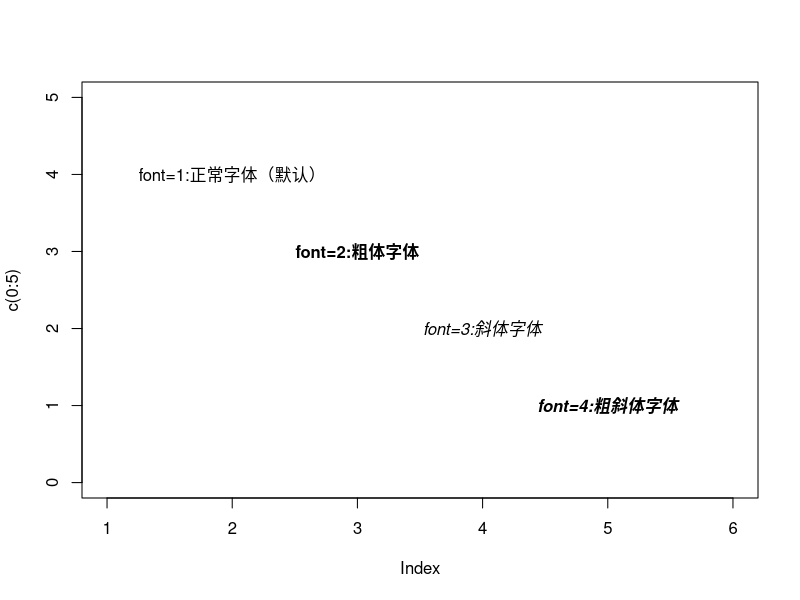
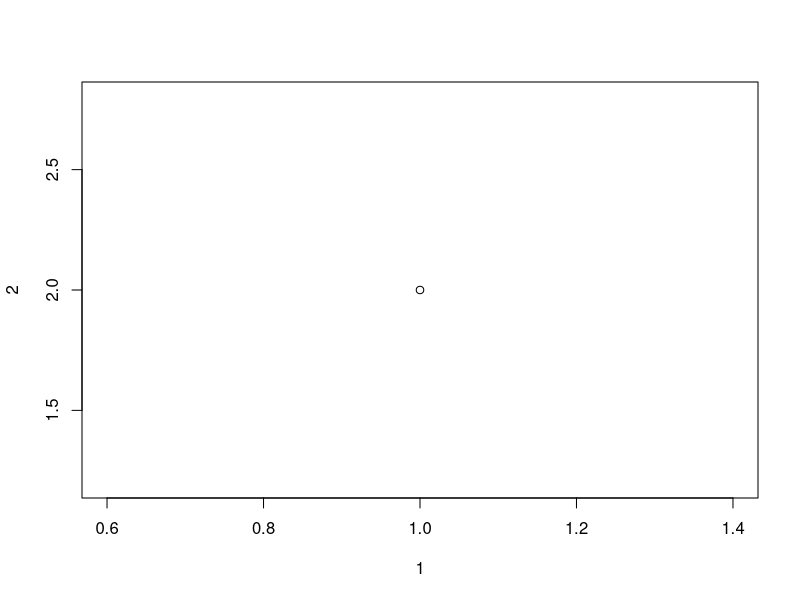
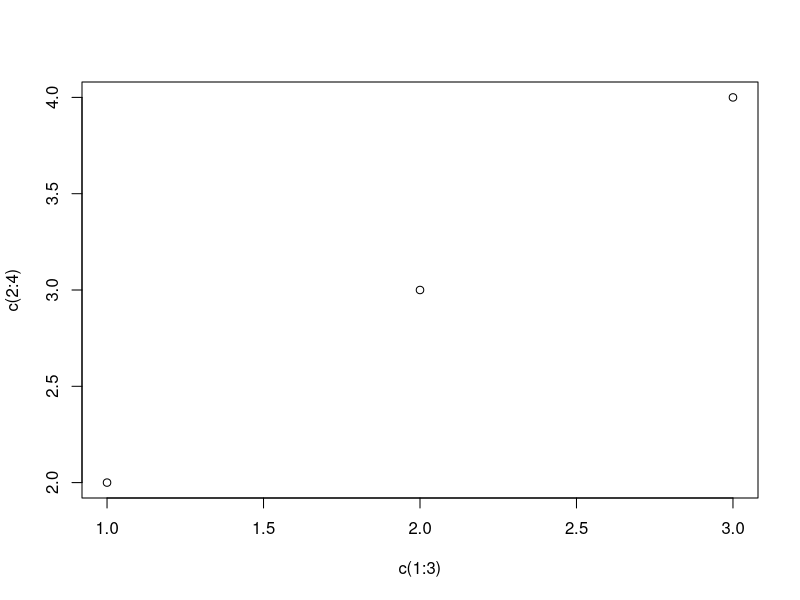
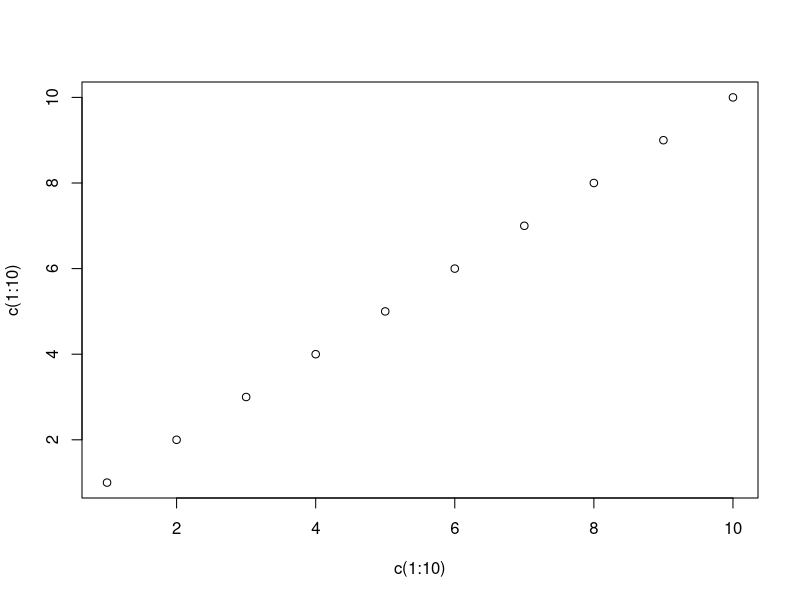

R code for these plots, in order: (Note: this script raises an error after producing the figures.)
### Basic plot in R for biotrainee
### R语言基础绘图，注释工作由春卷完成
###########################
#——————————————————————————————————————————————————————————————————————————
# 1.字体大小
# par(family = "STHeiti")
plot(c(0:5), col = 'white')
text(2,4, labels = 'font=1:正常字体（默认）', font = 1)
text(3,3, labels = 'font=2:粗体字体',font = 2)
text(4,2,labels = 'font=3:斜体字体',font = 3)
text(5,1,labels = 'font=4:粗斜体字体',font=4)

# 不是我给你这些代码，你就一股脑的往下跑吗？好孩子，好好使用帮助文档学习新知识
###################################好好好，练一下#################################
?plot  # 好的，plot就是画图的简单函数,usage: plot(x,y,...) 
## x左边，y坐标，"..."就是很多描述这个点的限定方式和参数，例如颜色啦，大小啦，形状啦~~
plot(1,2)               # 给我画出了一个点
plot(c(1:3),c(2:4))     # 给我画出了三个点
plot(c(1:10),c(1:10))   # 给我画了十个点
plot(c(1:10),c(1:10),l) # 好像参数不是这么加的
plot(c(1:10),c(1:10),xlab = "months",ylab = "days")           ## 给加了X,Y轴title了
plot(c(1:10),c(1:10),xlab ="months",ylab = "days",font = 2)   ## 横纵坐标的标变了
#  font = 1 正常字体；font = 2粗体；font = 3 斜体；font = 4 粗斜字体
plot(c(1:10),c(1:10),xlab = "months",ylab = "days",
     text(3,7, labels = 'font=1:正常字体（默认）', font = 1)) ## 加上字啦

plot(c(1:10),c(1:10),xlab ="months",ylab = "days",
     text(4,6, labels = 'font=2:粗体字体',font = 2),font=2)   ## 加上字啦，并且还能改字体

######################行行行，算你厉害##################################

?require(stats) # Loading/Attaching and Listing of Packages，for lowess回归, rpois泊松分布, rnorm产生服从正太分布的随机数
?stats         # 是一个统计学计算和随机数生成的包
# require(stats) 就是load什么包的意思
plot(cars)     ## 画一个散点图
cars           ## 是一个内置的数据包
?lines(lowess(cars))   ## lowess(cars) 对cars进行回归，然后lines出来

plot(sin, -pi, 2*pi)  ## see ?plot.function  curve(expr, from = NULL, to = NULL,...)
## 对sin作图，然后呢，范围是从-pi(圆周率)到2*pi

## Discrete Distribution Plot离散分布的plot:
plot(table(rpois(100, 5)), type = "h", col = "red", lwd = 10,
     main = "rpois(100, lambda = 5)")

## Simple quantiles/ECDF, see ecdf() {library(stats)} for a better one:
plot(x <- sort(rnorm(47)), type = "s", main = "plot(x, type = \"s\")")
points(x, cex = .5, col = "dark red")


##
plot(c(0:5), col = 'white')  ## 画了一个框框，col是白色，白色不就什么都没有
plot(c(0:5), col = 'black')  ## 换成黑色看看，哎哟，不错哦
plot(c(0:5), col = 'orange')  ## 只能改颜色吗？
plot(c(0:5), c(0:5), col = 'black')  ## 为啥和plot(c(0:5), col = 'black')没区别？
plot(c(0:5), c(3:8), col = 'black')  ## 前面是x坐标，后面是y坐标
plot(c(2:7), c(3:8), col = 'black')  ## yes, we are right!

text(2,4, labels = 'font=1:正常字体（默认）', font = 1)  ## 直接加上去吗？没有前面的框框图也可以吗？
text(3,3, labels = 'font=2:粗体字体',font = 2)
text(4,2,labels = 'font=3:斜体字体',font = 3)
text(5,1,labels = 'font=4:粗斜体字体',font=4)
rm(list = ls())
text(3,3, labels = 'font=2:粗体字体',font = 2)
text(4,2,labels = 'font=3:斜体字体',font = 3)
text(5,1,labels = 'font=4:粗斜体字体',font=4)

##以上只是简单的画出一个图，然后加字体，那么我们可以拆分这些代码去了解
## 前面有一个画图的代码，plot，boxplot等等都可以
## 然后再加上代表字体属性的代码，如大小font，颜色color，位置1,2(x,y)
## 抓住这个规律，后面还会有相应的改变
#——————————————————————————————————————————————————————————————————————————————

# 1.1 字体大小
## 思考一下字体会怎么变化，除了我们直接给它规定大小之外?
plot(c(0:6),col='white',xlim = c(1,8))
plot(c(0:6),col='black',xlim = c(1,8))  ## 变成黑色，可以看出 xlim是x轴范围，那么相应还会有y轴的
plot(c(0:6),col='black',xlim = c(1,8),ylim = c(0,8))  ## 很棒
plot(c(0:6),col='#D114F2',xlim = c(1,8),ylim = c(0,8))  ## 将颜色换成颜色码
text(2,5,labels = 'cex=0.5:放大0.5倍',cex=0.5)
text(3,4,labels = 'cex=0.8:放大0.8倍',cex=0.8)
text(4,3,labels = 'cex=1(默认):正常大小',cex=1)
text(5,2,labels = 'cex=1.2:放大1.2倍',cex=1.2)
text(6,1,labels = 'cex=1.5:放大1.5倍',cex=1.5)
## 可以理解吧

## 以上的知识点有
## 1.绘图基本代码，x,y值，x,y轴的大小限制；
## 2.图内标识的颜色，color，相信color不会仅仅是black等等，可以直接用颜色码代替
## 3.添加字体的代码，字体的位置(x,y),大小cex，形状加粗或者斜体font
## 总的来说，只要在代码选项允许的范围内，可以做非常多的改变。
## 那么当一幅图有多组的时候，需要改变点的样式
#——————————————————————————————————————————————————————————————————————————————

# 1.2 点的样式
## 照例思考一下点会怎么样，圆的，方的
par(mar=c(0,0,0,0))   ## 空的，变成白板啦

plot(1,col='white',xlim = c(1,9),ylim = c(1,7))
plot(1,col='#D114F2',xlim = c(1,9),ylim = c(1,7)) # 习惯换成有颜色的

## 这是一个for循环
for(i in 0:25){
  x <- (i%/%5)*1+1
  y <- 6-(i%%5)
  if(length(which(c(21:25)==i)>=1)){
    #21--25的点格式可以设置背景色
    points(x,y,pch=i,bg='red',cex=2)
  }else{
    points(x,y,pch=i,cex=2)
  }
  text(x+0.2,y+0.3,labels = paste('pch=',i),cex=0.8)
}
## 懵。。
points(6,5,pch='*',cex=2);text(6.2,5.3,labels = paste('pch=\'*\''),cex=0.8)
points(6,4,pch='.',cex=2);text(6.2,4.3,labels = paste('pch=\'.\''),cex=0.8)
points(6,3,pch='o',cex=2);text(6.2,3.3,labels = paste('pch=\'o\''),cex=0.8)
points(6,2,pch='O',cex=2);text(6.2,2.3,labels = paste('pch=\'O\''),cex=0.8)
points(7,6,pch='0',cex=2);text(7.2,6.3,labels = paste('pch=\'0\''),cex=0.8)
points(7,5,pch='+',cex=2);text(7.2,5.3,labels = paste('pch=\'+\''),cex=0.8)
points(7,4,pch='-',cex=2);text(7.2,4.3,labels = paste('pch=\'-\''),cex=0.8)
points(7,3,pch='|',cex=2);text(7.2,3.3,labels = paste('pch=\'|\''),cex=0.8)
# points(位置(x,y),pch形状,cex大小;打字位置(x,y)，标签labels,cex大小)
## 会用就行了
#——————————————————————————————————————————————————————————————————————————————

# 1.3线的样式
## 大约有虚线，实线的区别吧。。
rm(list = ls())
par(mar=c(0,0,0,0)) ## 白板
data = matrix(rep(rep(1:7),10),ncol = 10, nrow = 7)  
## 创建7行10列的数据，每一行都是重复的数据

plot(data[1,],type = 'l',lty=0,ylim = c(1,8),xlim = c(-2,10),axes = F,
     xlab = '', ylab = '')  
## 对第一行画图（都是1）啥都没有啊，x,y的范围和标题都是空，axes=F 没有，lty=0

text(-1,1,labels = paste('lty=0',':不画线'))
## 打个字 lty=line type =0,就是不画线的意思

id = c('不画线','实线','虚线','点线','长画线','点画线','点长画线')
## 给了7个id
for(i in 2:7){
  lines(data[i,],lty=i-1)  ## 我想不通的lty=1,。。。代表不通的线
  text(-1,i,labels = paste('lty=',i,':',id[i]))
}
## 好呢！加油！
#——————————————————————————————————————————————————————————————————————————————

# 1.4线的宽度
par(mar=c(0,0,0,0))
data = matrix(rep(rep(1:5),10),ncol = 10, nrow = 5)

plot(data[1,],type = 'l',lwd=0.5,ylim = c(1,6),xlim = c(-2,10),axes = F,
     xlab = '', ylab = '') 
## 又是一个空白板哦，lwd= line wide线的宽度 axes仍旧F

text(0,1,labels = 'lwd=0.5')
lines(data[2,],lwd=0.8);text(0,2,labels = 'lwd=0.8')
lines(data[3,],lwd=1);text(0,3,labels = 'lwd=1')
lines(data[4,],lwd=2);text(0,4,labels = 'lwd=2')
lines(data[5,],lwd=4);text(0,5,labels = 'lwd=4')
## easy！
#——————————————————————————————————————————————————————————————————————————————
## 小结一下
## 1.绘图基本代码plot、boxplot等等；
## 2.图内标识的颜色、形状，color，pch
## 3.添加字体的代码，字体的位置(x,y),大小cex，形状加粗或者斜体font
## 4.添加线line，线的样式和大小~

#——————————————————————————————————————————————————————————————————————————————
# 1.5坐标轴的密度分布展示
## 乍一看题目看不懂
plot(cars$speed,cars$dist)
rug(cars$speed)  ## 有的地方就加
rug(cars$dist,side = 2)  ## 有数值的地方就加
## 跑了才知道是坐标轴的
## 目前还没想起什么图会用上这些
#——————————————————————————————————————————————————————————————————————————————

# 1.6图形边框
rm(list = ls())
x.text <- c('1月','2月','3月','4月','5月','6月','7月','8月','9月','10月','11月','12月')
sales.volume <- c(158721,190094,108441,88092,68709,50116,90117,160044,186045,
                  106334,89092,104933)
id <- c('o','l','7','c','u',']')
# 创建所需向量
par(mfrow=c(2,3))  ## 2行，每行3个图
for (i in 1:length(id)){
  plot(sales.volume,type = 'b',ylim = c(20000,250000),xaxt='n',yaxt='n',
       bty = id[i], main = paste('bty取',id[i],sep=''),xlab='月份',ylab='销量')
  axis(1,at=1:12,labels = x.text,tick = FALSE);axis(2,tick = FALSE)
}


?par  # 设置和查询图像参数
## 关于mfrow
?cex # 一种数值，表示相对于默认值，绘图文本和符号应放大多少。当设备打开时，它从1开始，当布局改变时，它被重置，例如通过设置mfrow
#mfrow  # 样式c(nr, nc)的向量。后续的图形将通过列(mfcol)或行(mfrow)在设备上的一个nc -by-nc数组中绘制。
# mfg # 一种形式c(i, j)的数字向量，其中i和j表示图形数组中的哪个图形将被绘制(如果设置)或正在绘制(如果查询)。数组必须已经由mfcol或mfrow设置
### 例子
op <- par(mfrow = c(2,2), # 2 x 2 pictures on one plot
          pty = "s")       # square plotting region,
# independent of device size
#box()函数也可以设置各边框的线条样式，bty-边框，col-颜色，lwd-线宽，lty-线样
#——————————————————————————————————————————————————————————————————————————————

# 1.7网格线
par(mfrow=c(1,1))  ## 改回来，一张图里面只有一张图
plot(sales.volume,type = 'b',ylim = c(20000,250000),xaxt='n',yaxt='n',
     main = '月销量趋势图',xlab='月份',ylab='销量（元）')
axis(1,at=1:12,labels = x.text,tick = FALSE)
grid(nx=NA, ny=8, lwd=1, col='skyblue')  ## 这是加网格线的代码~
#——————————————————————————————————————————————————————————————————————————————

# 1.8点的样式（跟上面重复了吗）
x <- 2:9;
y <- 2:9
par(mfrow=c(3,3),mar=c(2,2,2,2)) ## mar (底、左、上、右)
ida <- c('p','l','b','c','o','h','s','S','n')
for(i in 1:length(ida)){
  plot(1,1,ylim=c(1,10),xlim = c(1,10),col='white',
       main = paste('type=',ida[i],sep = ''))
  points(x,y,type=ida[i])
}
?par
# mar表格c中的一个数字向量(底、左、上、右)，它给出了要在图的四边指定的边距的行数。
# 默认值是c(5,4,4,2) + 0.1。
#——————————————————————————————————————————————————————————————————————————————

# 1.9线
par(mfrow=c(1,1),mar=c(2,2,2,2))
pv <- sample(100,10)
uv <- sample(1000,10)
sol <- lm(pv~uv)
plot(pv~uv,xlab=R.version.string,ylab = Sys.time())
abline(sol)
?lm
# Fitting Linear Models lm用于线性模型的拟合。它可以用来进行回归、单层方差分析和协方差分析(虽然aov可以为这些提供更方便的接口)
# 自己做一个试试
a<- c(1:10)  # 创建向量1
b<- c(3:12)  # 创建向量2
sol_1<- lm(a~b)  # 拟合
plot(a~b,xlab="x",ylab = "y") # 把数据画出来
abline(sol_1) # 添加拟合曲线
# 再试试一个
d<- c(1,4,2,4,6)  # 创建向量1
f<- c(2,4,6,8,10)  # 创建向量2
sol_2<- lm(a~b)  # 拟合
plot(d~f,xlab="x",ylab = "y",col="red") # 把数据画出来
abline(sol_2,col="red")
text(5,5,labels = "就是加个字")
# 棒
### 以后要做拟合曲线，就给向量1,2然后lm，再plot，abline即可
## 结合以上所学，可添加字，颜色，调整线的情况等等
#——————————————————————————————————————————————————————————————————————————————

# 1.10线段
par(mfrow=c(1,1),mar=c(4,4,4,4)) 
# mfrow表明我这张图里需要显示的图片数据，显然目前是1*1张
# 当需要多张的时候，就可以在这里修正
# mar要调大一点，这样才能看到label
## 其实mar就是画的边距，上下左右的大小，画到这里才明白是什么。
## 显然par就是设置一些基本的参数
pv <- sample(100,10)
uv <- sample(1000,10)
plot(pv,uv,xlab=R.version.string,ylab = Sys.time())
segments(pv[1],uv[1],pv[5],uv[5])

## 上面的图片太单调啦，我们来运用前面的知识，画一个有趣的
## 更改点的样式，更改点的颜色
## 更改线的样式和颜色
## 添加字体，修改字体的样式和颜色

plot(pv,uv,xlab=R.version.string,ylab = Sys.time(),
     col="red",pch='*',cex=2) # 看见没label
segments(pv[1],uv[1],pv[5],uv[5],lty=1,lwd = 3,col = "blue")
text(60,400,labels = "干得漂亮！",font=2,col="orange")
#——————————————————————————————————————————————————————————————————————————————

# 1.11箭头
## 感觉跟直线是一样的打法~可以跟直线做类比哦~
plot(1,xlim = c(0,10),ylim = c(0,8),col='white')
arrows(1,1,8,1,angle = 90);text(9,1,'angle=90')
arrows(1,3,8,3,angle = 60);text(9,3,'angle=60')
arrows(1,5,8,5,angle = 30);text(9,5,'angle=30')
arrows(1,7,8,7,angle = 0);text(9,7,'angle=0')
#——————————————————————————————————————————————————————————————————————————————

# 1.12 多边形
# 多边形1
## 暂时想不出来
par(mfrow = c(2,1),mar=c(3,2,3,2))  # 2*1张图，并且把画边距改小一点
## 发现之前画图的基本设置会沿用到下一张图，所以在画图之前可以稍微修改一下基本设置
plot(0,xlim = c(0,10),ylim = c(0,10),col='white')  ## 只要设置为white，就是一块白板
polygon(x=c(1,1,9,9),y=c(9,1,1,9),col = 'orange',border = 'blue')
## 猜border是边缘的意思
plot(0,xlim = c(0,10),ylim = c(0,10),col='white')
polygon(x=c(1,1,9,9),y=c(9,1,9,1),col = 'orange',border = 'blue')
?polygon
# 多边形绘制顶点在x和y中给定的多边形。
## 要不我们来画一个有意思的
par(mfrow = c(2,1),mar=c(3,2,3,2))
plot(0,0,xlim = c(0,10),ylim = c(0,15),col='white') 
polygon(x=c(1,2,4,9),y=c(9,1,1,9),col = 'pink',border = 'yellow')
plot(0,0,xlim = c(0,10),ylim = c(0,15),col='white') 
polygon(x=c(1,4,5,4),y=c(9,1,1,9),col = 'pink',border = 'yellow')
text(2,4,labels = "come on!", font = 3,cex = 0.5)
text(4,6,labels = "come on!", font = 3,cex = 2)

## 多边形2
par(mfrow = c(1,1),mar=c(4,4,4,4))
n <- 100
xx <- c(0:n, n:0)
yy <- c(c(0, cumsum(stats::rnorm(n))), rev(c(0, cumsum(stats::rnorm(n)))))
plot   (xx, yy, type = "n", xlab = "Time", ylab = "Distance")
polygon(xx, yy, col = "gray", border = "yellow")
title("Distance Between Brownian Motions",col="blue") # 不能改颜色耶,所以标题还需要另外改
?title

## 简单来补充一下title的知识咯
## Specifying "..." :
plot(1, col.axis = "sky blue", col.lab = "thistle") # 轴的颜色，label的颜色
title("Main Title", sub = "sub title", ## title内容，
      cex.main = 2,   font.main= 4, col.main= "blue", # 大小，样式，颜色
      cex.sub = 0.75, font.sub = 3, col.sub = "red")
## 把学到的应用到之前的图上
plot(xx, yy, type = "n", xlab = "Time", ylab = "Distance",
     col.axis = "blue",col.lab = "pink") # 设置坐标轴颜色，坐标轴名字颜色)
polygon(xx, yy, col = "gray", border = "yellow")
title("Distance Between Brownian Motions", sub = "biotrainee", ## title内容
      cex.main = 1,font.main= 2, col.main= "red",
      cex.sub = 0.75, font.sub = 3, col.sub = "green") 
#——————————————————————————————————————————————————————————————————————————————

# 1.13 气泡图
## 在心里默默的想了一遍气泡图应该是怎么样的，想不出来
id <- c('手机数码','食品饮料','电脑办公','家居用品','母婴玩具','家用电器','服装鞋帽','日用百货','虚拟商品','箱包礼品')
conver <- c(0.012,0.02,0.015,0.014,0.018,0.013,0.01,0.025,0.045,0.011)
pv <- c(23.19,10.89,15.09,12.11,9.6,20.29,40.56,28.66,20.43,13.84)
price <- c(3509,59,2501,509,411,3011,476,81,379,610)
## 构建了所需向量

library(RColorBrewer)
col <- brewer.pal(11,'Spectral')[2:11]

cex.max <- 12
cex.min <- 3
a <- c(cex.max-cex.min)/(max(price)-min(price))
b <- cex.min-a*min(price)
cex2 <- a*price+b
#cex2 <- price/max(price)
par(mfrow = c(1,1),mar=c(2,2,2,2))
plot(pv,conver,col=col,cex=cex2,pch=16,ylim = c(0,0.06),xlab = '页面浏览量（万）',ylab = '转化率',main=list('各类目转化率-页面浏览量-客单价',cex=1.5),yaxt='n')
legend('topleft',legend = id,pch=16,col=col,bty='n',cex=0.75,ncol=5)
axis(2,labels = paste(seq(0,5,1),'%',sep = ''),at=seq(0,0.05,0.01))
text(x=pv,y=conver,labels = price,cex=0.8)
text(x=38,y=0.055,labels = 'Z-客单价',cex=1.1)
## 这个图我没咋研究
#——————————————————————————————————————————————————————————————————————————————

# 1.14 曲线图
x.text <- c('1月','2月','3月','4月','5月','6月','7月','8月','9月','10月','11月','12月')
sales.1 <- c(49.9,71.5,106.4,129.2,144,176,135.6,148.5,216.4,194.1,95.6,54.4)
sales.2 <- c(83.6,78.8,98.5,93.4,106.0,84.5,105,104.3,91.2,83.5,106.6,92.3)
sales.3 <- c(48.9,38.8,39.3,42.4,47,48.3,62,59.6,52.4,65.2,59.3,53)
sales.4 <- c(42.4,33.2,34.5,39.7,52.6,70.5,57.4,62,47.6,39.1,46.8,51.1)
id <- c('帆布鞋','T恤','皮包','冲锋衣')
col <-c('green','yellow','brown','gray')
plot(sales.1,type = 'b',xaxt='n',ylim = c(0,300),col=col[1],main = '月销量趋势图',xlab = '月份',ylab = '销量（万）')
axis(1,at=1:12,labels = x.text,tick = FALSE)
legend('topleft',legend = id,horiz = T,pch=15,col=col,cex=0.8,bty='n')
grid(nx=NA,ny=8,lwd=1,lty=2,col='skyblue')

lines(sales.2,type = 'b',col=col[2])
lines(sales.3,type = 'b',col=col[3])
lines(sales.4,type = 'b',col=col[4])
## 就是一个一个往上叠加
#——————————————————————————————————————————————————————————————————————————————

# 1.15 柱状图
id <- LETTERS[1:11]
month.3 <- c(25746,8595,12832,10910,7034,2978,6934,4770,1137,1164,6926)
month.4 <- c(46496,20150,19682,14177,20703,8434,9560,5113,1804,1468,11156)
month.5 <- c(53346,26547,23271,16909,14786,12733,11545,7483,2506,1743,11869)
data <- matrix(c(month.3,month.4,month.5),ncol = 3)
## 创建向量之后组合成为矩阵
library(RColorBrewer)
col <- brewer.pal(11,'Spectral')[1:11]
?col
# 返回一个整数矩阵，该矩阵指示类矩阵对象中的列号，或列标签的因数。
?brewer.pal
# 创建好看的调色板，特别是专题地图

par(mfrow = c(1,1),mar=c(4,4,4,4))
barplot(data,col = col,xaxt='n',beside = TRUE,ylim = c(0,60000))
title(main = list('订单取消原因',cex=1.5),sub = '月份：3-4 品类：鞋',
      ylab='订单月取消数目')
?barplot
# 创建带有垂直或水平条的条形图。
# col 条形或条形分量的颜色向量。默认情况下，如果高度是向量，则使用灰色，如果高度是矩阵，则使用伽玛校正灰色调色板。
# besides 一个逻辑值。如果为F，则高度列表示为堆叠条，如果为T，则列表示为并置条。


legend('topleft',legend = id,pch = 15,col = col,ncol = 2,cex = 0.8) ## 给legend
axis(1,labels = c('3月份','4月份','5月份'),at=c(6,18,30),tick = FALSE)  ## 给x轴

per100 <- function(x){
  x <- x/sum(x)
  result <- paste(round(x*10000)/100,'%',sep='')
  result
}

text(labels = c(per100(month.3),per100(month.4),per100(month.5)),cex=0.6,
     x=c(seq(from=1.5,by=1,length.out = 11),seq(from=13.5,by=1,
                                                length.out=11),seq(from=25.5,by=1,length.out = 11)),
     y=c(month.3,month.4,month.5)+1000)
### 不明所以
#——————————————————————————————————————————————————————————————————————————————

# 1.16 条状图
### 代码越来越复杂，就越来越讨厌。
id <- LETTERS[1:18]  # 创建向量
pv <- sort(sample(30000,18),decreasing = TRUE) # 创建向量

library(RColorBrewer)
col <- c(brewer.pal(9,'YlOrRd')[1:9],brewer.pal(9,'Blues')[1:9])  ## 调色

# 绘图
barplot(pv,col = col,horiz = TRUE,xlim = c(-3e3,3e4))
# 跟上面不同的地方，horiz=T，也就是水平的
title(main = list('ASDFGHJKL',cex=1.5),sub = R.version.string,
      ylab = Sys.time())
text(y=seq(from=0.7,length.out = 18,by=1.2),x=-1500,labels = id)
legend('topright',legend = rev(id),pch = 15,col = rev(col),ncol = 2,cex = 0.5)

text(labels=paste(round(1e4*pv/sum(pv))/100,'%',sep=''),cex=0.65,
     y=seq(from=0.7,length.out = 18,by=1.2),x=pv+1000)
## 下面就是常规的
#——————————————————————————————————————————————————————————————————————————————

# 1.17 饼图
data <- LETTERS[1:7] # LETTERS内置向量，字母ABCDEFG
num <- runif(7) #
?runif # 产生随机偏差

library(RColorBrewer)
col <- brewer.pal(11,'Dark2')[3:11]
pie(num,col = col,xaxt='n',labels=paste(id,':',round(num*1000)/100,'%',sep=''))
## 显然pie就是画饼图的函数
# ??xaxt='n'  不知道这是个啥玩意
title(main = list('ZXCVBNM',cex=1.5),sub = Sys.Date())

pie(num,col = col,xaxt='n',labels=paste(id,':',round(num*1000)/100,'%',sep=''))
## 哈哈哈，改成a就剩下一个角,xaxt必须是n哦
#——————————————————————————————————————————————————————————————————————————————

# 1.18 双坐标图
# step1 设置数据，简单画图
data <- data.frame(pre=c(113,134,123,145,137,196,187),
                   now=c(129,122,134,149,146,215,208))

ylim.max <- 550
col <- c('green','yellow')
barplot(as.matrix(rbind(data$pre,data$now)),
        beside = TRUE, ylim = c(0, ylim.max), col = col, axes = F)
axis(2,col.axis='red',col='orange',col.ticks = 'skyblue') 

# step2 设置坐标
#设置坐标都是我们之前学的
title(main = list('主标题',cex=1.5,col='red',font=3),
      sub = paste('副标题','\n',R.version.string,Sys.time()),
      ylab = 'y轴标题')

## step3 设置图例 legend
text.legend = c('上周PV','本周PV','pv同比增长','PV环比增长')
col2 = c('black','blue')
legend('topleft',pch=c(15,15,16,16),legend = text.legend, col=c(col,col2),
       bty = 'n',horiz = TRUE,cex =0.65,x.intersp=0.5,pt.cex=0.5)

# step4 添加x轴坐标
#添加x轴坐标
text.x <- c('周一','周二','周三','周四','周五','周六','周日')
axis(side = 1,c(2,5,8,11,14,17,20),labels = text.x, tick = FALSE, cex.axis=0.75)

# step5 添加副坐标
axis(4,at=seq(from = 250, length.out = 7, by =40),
     labels = c('-60%','-40%','-20%','0','20%','40%','60%'))

# #同比增长=（now[t]-pre[t]）/pre[t]
same.per.growth <- (data$now - data$pre)/data$pre
#环比增长 = （now[t]-now[t-1]）/now[t-1]
ring.growth <- c(NA,diff(data$now)/data$now[1:(length(data$now) -1)])
a <- 200;b <- 370
lines(c(2,5,8,11,14,17,20),a*same.per.growth+b,type = 'b',lwd=1)
lines(c(2,5,8,11,14,17,20),a*ring.growth+b,type = 'b',lwd=1,col='blue')
### 发现没，可以不停的网上叠加东西

##在同比和环比曲线上添加文字
j <- 1
for(i in 1:length(data[,1])){
  text(3*i-1,a*same.per.growth[i]+b-5,
       paste(round(same.per.growth[i]*10000)
             /100,'%',sep = ''),cex = 0.65);j=j+1
             text(3*i-1,a*ring.growth[i]+b-5,
                  paste(round(ring.growth[i]*10000)/100,                                                                                '%',sep = ''),col='blue',cex = 0.65);j=j+2
}

#为柱形图添加文字
j <- 1
for(i in 1:length(data[,1])){
  text(j+0.5,data$pre[i]+10,data$pre[i],col = 'green');j <- j+1
  text(j+0.5,data$now[i]+10,data$now[i],col ='yellow');j <- j+2
}

#####################################eeeeee###############
#——————————————————————————————————————————————————————————————————————————————

# 1.19 图形的局部放大
id <- LETTERS[1:9]
num <- c(0.053,0.46,0.087,0.213,0.078,0.042,0.031,0.026,0.01)
data <- data.frame(id=id,num=num)
split <- 6  #设置分割变量
max.bar2 <- 0.4 #设置副柱状图高度变量

bar.data1 = matrix(rev(c(rep(NA, split+1),num[1:split],sum(num[-(1:split)]))),
                   ncol = 2, nrow = split+1)


bar.data2 = matrix(c(rep(NA, split+1),rev(num[-(1:split)]),
                     rep(NA,nrow(data)-split-1)), ncol = 2, nrow = split+1)

library(RColorBrewer)
col <- brewer.pal(12,'Set1')

#绘图
barplot(bar.data1,col = c('azure3',col[1:split]),axes = FALSE,ylim = c(0,1),
        xlim = c(0,4.5),border = 'azure3')
barplot(bar.data2*(max.bar2/sum(num[-(1:split)])),col = col[-(1:split)],
        axes = FALSE, add = TRUE, border = 'azure3')
polygon(x=c(1.2,1.2,1.4,1.4),y = c(0,sum(num[-(1:split)]),max.bar2,0),
        col='azure3',border = 'azure3')
##
labels=paste(round(num*10000)/100,'%',sep = '')
y1 <- 0
for(i in 1:split){
  y1[i] = sum(num[-(1:i)])
}

text(x=1,y=y1+0.02,labels[1:split],cex=0.8)
y2 <- 0
for(i in 1:(nrow(data)-split-1)){
  y2[i] <- sum(num[(split+i+1):nrow(data)])
}
y2 <- c(y2,0)
y2 <- y2*(max.bar2/sum(num[-(1:split)]))
text(x=2,y=y2+0.02,labels[-(1:split)],cex = 0.8)

### 不明所以
legend('topright',legend =id,pch=15,col=c(rev(col[1:split]),
                                          rev(col[-(1:split)])),ncol = 2,bty = 'n')

title(main = list('ASDFGHJKL',cex=1.5),sub = Sys.time())


#### 总结
## 首先要掌握基本绘图，其次再去修改细节
## 每一个代码敲完不一定会马上记得怎么用
## 下一次用的时候，还能想起来去哪里找代码。
